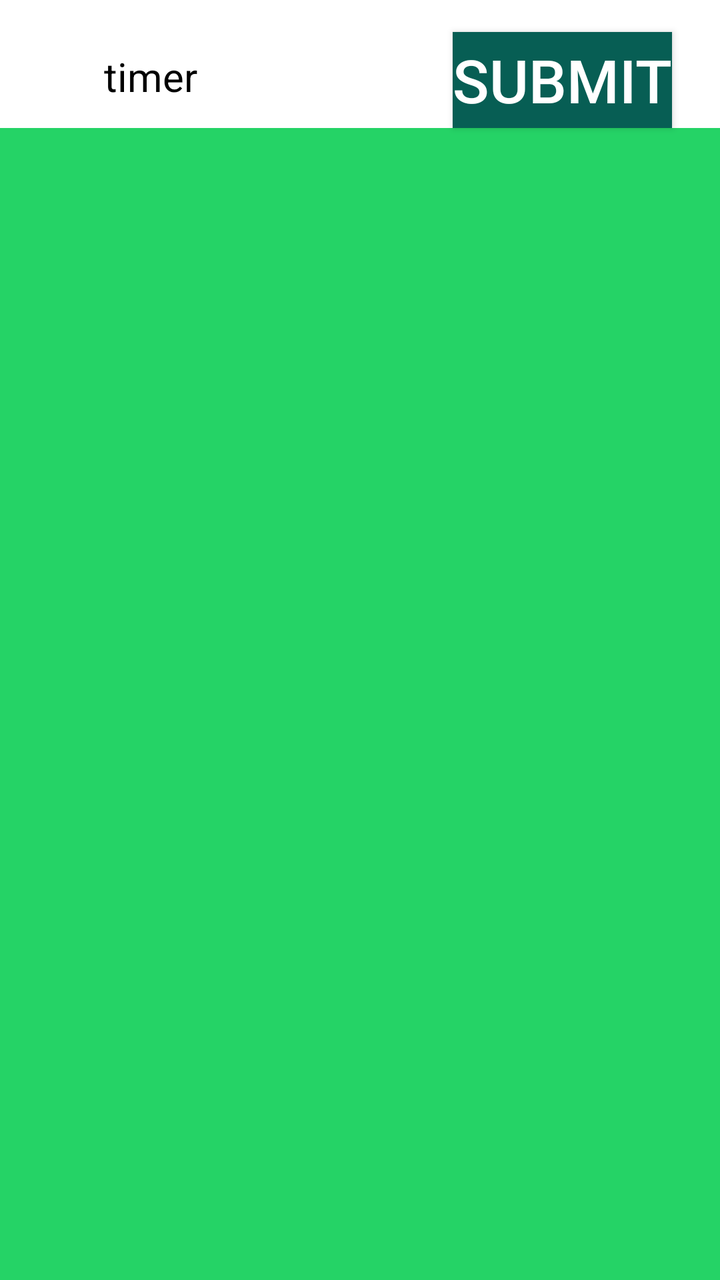
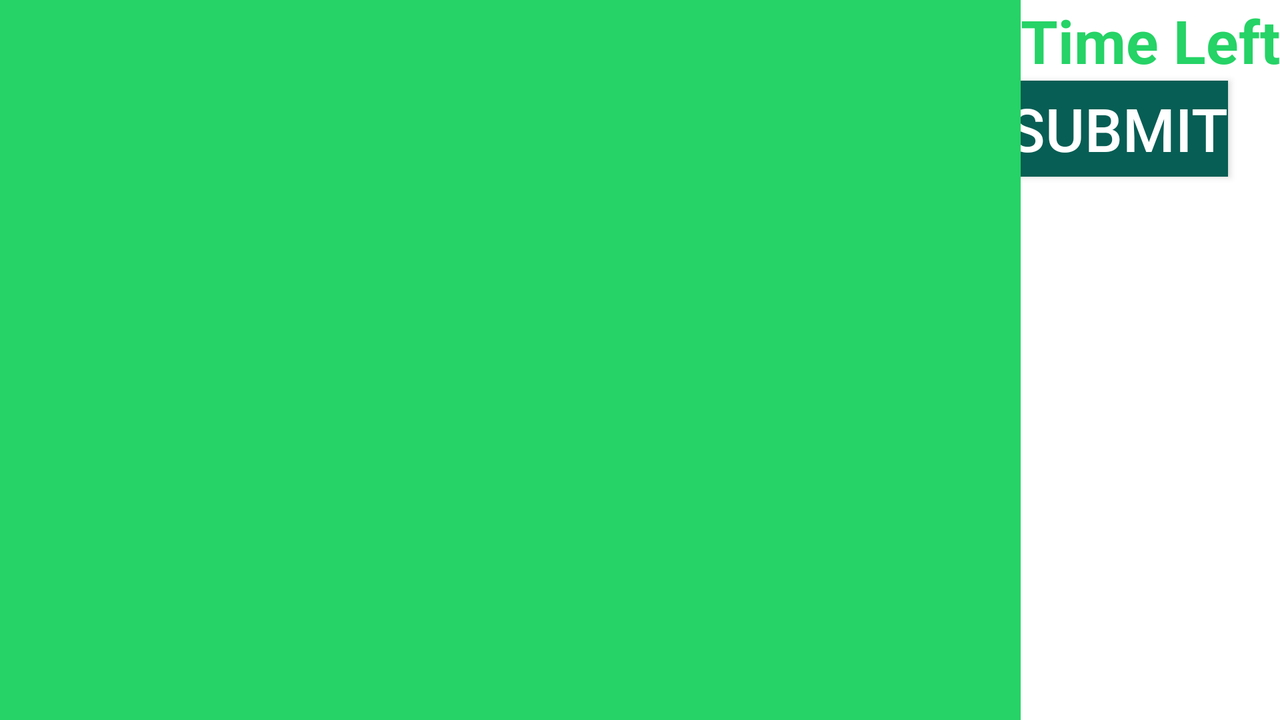

Compare how this app lays out the same screen by default and in its alternative resource folder. The renders come first, then the two layout files and the values they reference.
<!-- AndroidManifest.xml: application theme Theme.QuizApp -->
<!-- res/layout/fragment_question_list.xml -->
<?xml version="1.0" encoding="utf-8"?>
<androidx.constraintlayout.widget.ConstraintLayout xmlns:android="http://schemas.android.com/apk/res/android"
    xmlns:app="http://schemas.android.com/apk/res-auto"
    xmlns:tools="http://schemas.android.com/tools"
    android:layout_width="match_parent"
    android:layout_height="match_parent"
    tools:context=".QuestionListFragment">

    <TextView
        android:id="@+id/time_left"
        style="@style/normal_text"
        android:layout_width="wrap_content"
        android:layout_height="wrap_content"
        app:layout_constraintBottom_toTopOf="@+id/recyclerView"
        app:layout_constraintEnd_toStartOf="@id/submit_button"
        app:layout_constraintHorizontal_bias="0.289"
        app:layout_constraintStart_toStartOf="parent"
        app:layout_constraintTop_toTopOf="parent"
        app:layout_constraintVertical_bias="0.666"
        tools:text="timer" />

    <androidx.appcompat.widget.AppCompatButton
        android:id="@+id/submit_button"
        style="@style/button"
        android:layout_width="wrap_content"
        android:layout_height="wrap_content"
        android:layout_marginTop="16dp"
        android:layout_marginEnd="24dp"
        android:background="@color/whatsapp_green"
        android:text="@string/submit"
        app:layout_constraintEnd_toEndOf="parent"
        app:layout_constraintTop_toTopOf="parent" />

    <androidx.recyclerview.widget.RecyclerView
        android:id="@+id/recyclerView"
        android:layout_width="match_parent"
        android:layout_height="0dp"
        android:background="@color/whatsapp_light_green"
        app:layoutManager="androidx.recyclerview.widget.LinearLayoutManager"
        app:layout_constraintBottom_toBottomOf="parent"
        app:layout_constraintTop_toBottomOf="@id/submit_button"
        tools:listitem="@layout/item_design" />


</androidx.constraintlayout.widget.ConstraintLayout>
<!-- res/layout/item_design.xml (included above) -->
<?xml version="1.0" encoding="utf-8"?>
<RelativeLayout xmlns:android="http://schemas.android.com/apk/res/android"
xmlns:app="http://schemas.android.com/apk/res-auto"
    android:layout_width="match_parent"
    android:layout_height="wrap_content"
>
    <LinearLayout
        android:layout_width="match_parent"
        android:layout_height="wrap_content"
        android:orientation="vertical"
        >
        <TextView
            android:id="@+id/question"
            android:layout_width="match_parent"
            android:layout_height="wrap_content"
            android:text="Question"
            android:textColor="@color/black"
            android:textSize="20sp"
            />
        <TextView
            android:id="@+id/bookmark"
            android:layout_width="match_parent"
            android:layout_height="wrap_content"
            android:text="Bookmark"
            android:textColor="@color/black"
            android:textSize="20sp"
            android:gravity="right"
            />
        <TextView
            android:id="@+id/answer"
            android:layout_width="match_parent"
            android:layout_height="wrap_content"
            android:text="Answer"
            android:textColor="@color/black"
            android:textSize="20sp"
            android:gravity="right"
            />

    </LinearLayout>



</RelativeLayout>
<!-- resources referenced by this layout -->
<resources>
  <color name="black">#FF000000</color>
  <color name="whatsapp_green">#075E54</color>
  <color name="whatsapp_light_green">#25d366</color>
  <string name="submit">Submit</string>
  <style name="button">
          <item name="android:textColor">@color/white</item>
          <item name="android:textSize">30sp</item>
      </style>
  <style name="normal_text">
          <item name="android:textColor">@color/black</item>
          <item name="android:textSize">20sp</item>
      </style>
  <style name="Theme.QuizApp" parent="Theme.MaterialComponents.DayNight.DarkActionBar">
          
          <item name="colorPrimary">@color/purple_500</item>
          <item name="colorPrimaryVariant">@color/purple_700</item>
          <item name="colorOnPrimary">@color/white</item>
          
          <item name="colorSecondary">@color/teal_200</item>
          <item name="colorSecondaryVariant">@color/teal_700</item>
          <item name="colorOnSecondary">@color/black</item>
          
          <item name="android:statusBarColor" tools:targetApi="l">?attr/colorPrimaryVariant</item>
          
      </style>
  <color name="white">#FFFFFF</color>
  <color name="purple_500">#FF6200EE</color>
  <color name="purple_700">#FF3700B3</color>
  <color name="teal_200">#FF03DAC5</color>
  <color name="teal_700">#FF018786</color>
</resources>
<!-- res/layout-land/fragment_question_list.xml (the repository's variant of the layout above) -->
<!-- drawn on the phone turned sideways -->
<?xml version="1.0" encoding="utf-8"?>
<androidx.constraintlayout.widget.ConstraintLayout xmlns:android="http://schemas.android.com/apk/res/android"
xmlns:app="http://schemas.android.com/apk/res-auto"
xmlns:tools="http://schemas.android.com/tools"
android:layout_width="match_parent"
android:layout_height="match_parent"
tools:context=".QuestionListFragment">


    <LinearLayout
        android:id="@+id/linearLayout"
        android:layout_width="0dp"
        android:layout_height="match_parent"
        android:orientation="vertical"
        app:layout_constraintBottom_toBottomOf="parent"
        app:layout_constraintEnd_toEndOf="parent"
        app:layout_constraintTop_toTopOf="parent">

        <TextView
            android:id="@+id/time_left"
            style="@style/heading"
            android:layout_width="wrap_content"
            android:layout_height="wrap_content"
            android:gravity="top"
            tools:text="@string/time_left" />

        <androidx.appcompat.widget.AppCompatButton
            android:id="@+id/submit_button"
            style="@style/button"
            android:layout_width="wrap_content"
            android:layout_height="wrap_content"
            android:layout_marginEnd="16dp"
            android:layout_gravity="center"
            android:background="@color/whatsapp_green"
            android:text="@string/submit" />


    </LinearLayout>

    <LinearLayout
        android:layout_width="0dp"
        android:layout_height="match_parent"
        app:layout_constraintBottom_toBottomOf="parent"
        app:layout_constraintEnd_toStartOf="@+id/linearLayout"
        app:layout_constraintStart_toStartOf="parent"
        app:layout_constraintTop_toTopOf="parent">

        <androidx.recyclerview.widget.RecyclerView
            android:id="@+id/recyclerView"
            android:layout_width="match_parent"
            android:layout_height="match_parent"
            android:background="@color/whatsapp_light_green"
            app:layoutManager="androidx.recyclerview.widget.LinearLayoutManager"
            tools:listitem="@layout/item_design" />

    </LinearLayout>


</androidx.constraintlayout.widget.ConstraintLayout>
<!-- resources referenced by the variant -->
<!-- as the phone turned sideways resolves them -->
<resources>
  <color name="black">#FF000000</color>
  <color name="whatsapp_green">#075E54</color>
  <color name="whatsapp_light_green">#25d366</color>
  <string name="submit">Submit</string>
  <string name="time_left">Time Left</string>
  <style name="button">
          <item name="android:textColor">@color/white</item>
          <item name="android:textSize">30sp</item>
      </style>
  <style name="heading">
          <item name="android:textColor">@color/whatsapp_light_green</item>
          <item name="android:textSize">30sp</item>
          <item name="android:textStyle">bold</item>
      </style>
  <style name="Theme.QuizApp" parent="Theme.MaterialComponents.DayNight.DarkActionBar">
          
          <item name="colorPrimary">@color/purple_500</item>
          <item name="colorPrimaryVariant">@color/purple_700</item>
          <item name="colorOnPrimary">@color/white</item>
          
          <item name="colorSecondary">@color/teal_200</item>
          <item name="colorSecondaryVariant">@color/teal_700</item>
          <item name="colorOnSecondary">@color/black</item>
          
          <item name="android:statusBarColor" tools:targetApi="l">?attr/colorPrimaryVariant</item>
          
      </style>
  <color name="white">#FFFFFF</color>
  <color name="purple_500">#FF6200EE</color>
  <color name="purple_700">#FF3700B3</color>
  <color name="teal_200">#FF03DAC5</color>
  <color name="teal_700">#FF018786</color>
</resources>
